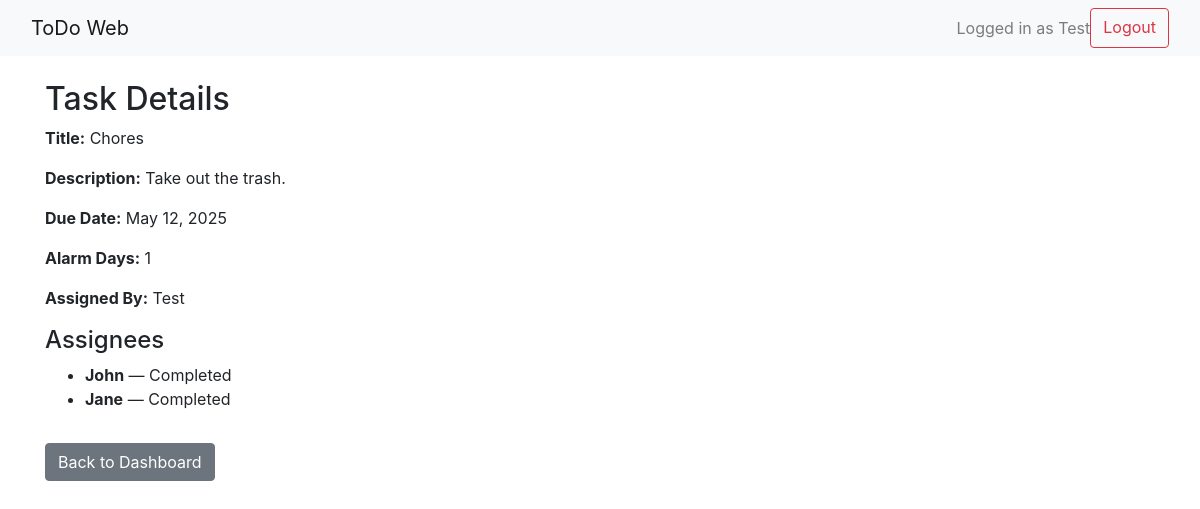
Before: /task/3/ (signed in) with the older database file.
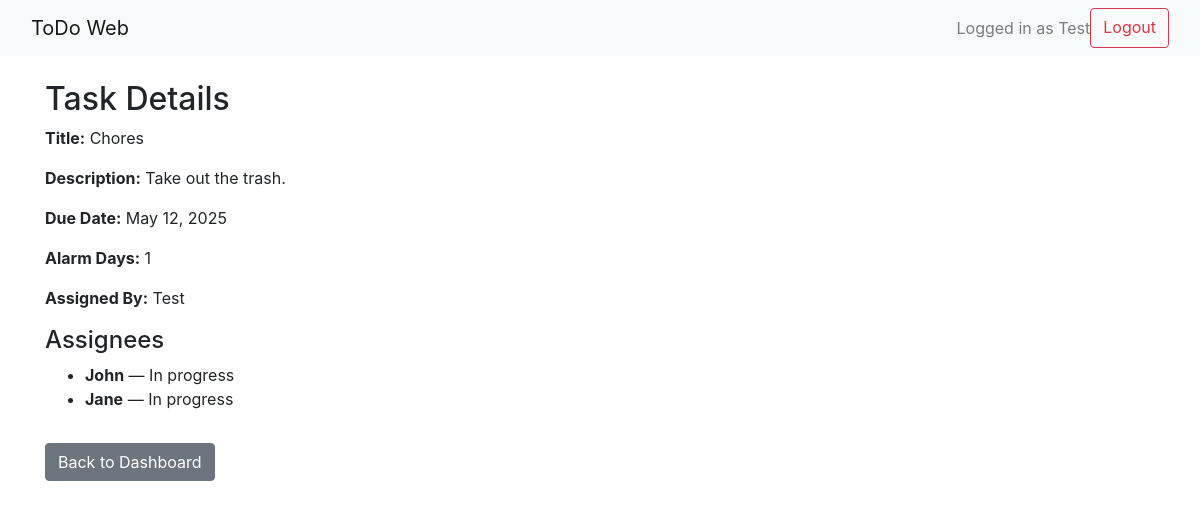
After: the same page with the newer database file.
### app/models.py (models this page shows)
class CustomUser(AbstractUser):
    ROLE_CHOICES = [('assigner', 'Assigner'), ('assignee', 'Assignee')]
    role = models.CharField(max_length=10, choices=ROLE_CHOICES)

class Task(models.Model):
    title = models.CharField(max_length=100)
    description = models.TextField(blank=True)
    due_date = models.DateField()
    alarm_days = models.IntegerField()
    status = models.CharField(max_length=20, default='Not started')
    assigned_to = models.ManyToManyField(settings.AUTH_USER_MODEL, related_name='assigned_tasks')
    assigner = models.ForeignKey(
        settings.AUTH_USER_MODEL,
        on_delete = models.SET_NULL,
        null=True,
        blank=True,
        related_name = 'tasks_created'
    )
    STATUS_CHOICES = [
    ('Not started', 'Not started'),
    ('In progress', 'In progress'),
    ('Completed', 'Completed'),
    ]
    status = models.CharField(max_length=20, choices=STATUS_CHOICES, default='Not started')

class TaskStatus(models.Model):
    task = models.ForeignKey(Task, on_delete=models.CASCADE, related_name='statuses')
    user = models.ForeignKey(CustomUser, on_delete=models.CASCADE)
    status = models.CharField(max_length=20, choices=[
        ('Not started', 'Not started'),
        ('In progress', 'In progress'),
        ('Completed', 'Completed'),
    ], default='Not started')
    class Meta:
        unique_together = ('task', 'user')

### app/views.py (the view)
# urls.py: path('task/<int:task_id>/', views.task_detail_view, name='task_detail'),
@login_required
def task_detail_view(request, task_id):
    task = get_object_or_404(Task, id=task_id)
    return render(request, 'task_detail.html', {'task': task})

### app/templatetags/task_extras.py (called while the page is built)
@register.filter
def get_user_status(statuses, user):
    return statuses.filter(user=user).first()

### app/templates/task_detail.html
{% extends "base.html" %}
{% load task_extras %}
{% block content %}
<h2>Task Details</h2>
<p><strong>Title:</strong> {{ task.title }}</p>
<p><strong>Description:</strong> {{ task.description }}</p>
<p><strong>Due Date:</strong> {{ task.due_date }}</p>
<p><strong>Alarm Days:</strong> {{ task.alarm_days }}</p>
<p><strong>Assigned By:</strong> {{ task.assigner.username }}</p>
<h4>Assignees</h4>
<ul>
    {% for user in task.assigned_to.all %}
        {% with user_status=task.statuses|get_user_status:user %}
            <li><strong>{{ user.username }}</strong> — {{ user_status.status|default:"Not started" }}</li>
        {% endwith %}
    {% empty %}
        <li>No assignees.</li>
    {% endfor %}
</ul>
<a href="{% url 'dashboard' %}" class="btn btn-secondary mt-3">Back to Dashboard</a>
{% endblock %}

### app/templates/base.html (shortened to what this page needs)
<!DOCTYPE html>
<html lang="en">
<head>
    {% load static %}
    <link rel="stylesheet" href="https://stackpath.bootstrapcdn.com/bootstrap/4.5.2/css/bootstrap.min.css">
</head>
<body>
    <nav class="navbar navbar-expand-lg navbar-light bg-light mb-4">
        <div class="container-fluid">
            <a class="navbar-brand" href="{% url 'dashboard' %}">ToDo Web</a>
            {% if user.is_authenticated %}
            <div class="d-flex ms-auto">
                <span class="navbar-text me-3">
                    Logged in as {{ user.username }}
                </span>
                <a class="btn btn-outline-danger" href="{% url 'logout' %}">Logout</a>
            </div>
            {% endif %}
        </div>
    </nav>
    <div class="container">
        {% block content %}
        {% endblock %}
    </div>
</body>
</html>

Changed rows visible on the page:
changed TaskStatus (number 1 of 2 on the later page): status "Completed" → "In progress"
changed TaskStatus (number 2 of 2 on the later page): status "Completed" → "In progress"
